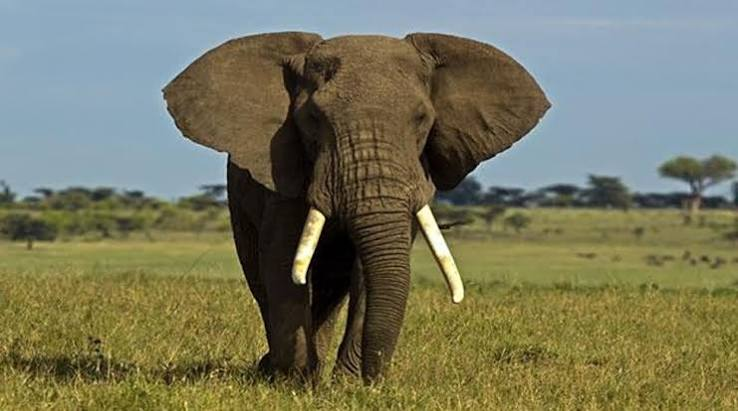
#> input picture img-original-0025/img-original-0025.jpg, 738 x 411 px, found by its file name
$ python codigo-va-0025.py
#> lines starting #> are read from the running program, lines starting #| are printed output that depends on the picture; after the words box and inside, x2 and y2 are one past the last pixel; in counts of white or black regions, pixels touching at a corner belong together
# Emily Barraza NC = 0025

import cv2
from pathlib import Path

# 1. Definir las rutas de trabajo
# Subir un nivel de 'codigo-va-0025.py' a 'EXA-VA-0025'
carpeta_proyecto = Path(__file__).resolve().parent.parent

# La imagen está en la raíz del proyecto y se llama img-original-0025.jpg
ruta_original = carpeta_proyecto / "img-original-0025.jpg"

# La carpeta de resultados dentro de codigopy-0025
carpeta_resultados = Path(__file__).resolve().parent / "resultado-img-0025"

# Crear la carpeta de resultados si no existe
carpeta_resultados.mkdir(parents=True, exist_ok=True)

# 2. Leer la imagen original con imread
img0025 = cv2.imread(str(ruta_original))
#> img0025 is the input picture: shape (411, 738, 3); mean B, G, R 93.8, 119.1, 119.3

# Comprobar que la imagen se haya leído correctamente
if img0025 is None:
    raise FileNotFoundError(
        f"No se pudo leer la imagen: {ruta_original}"
    )

# 3. Rotar la imagen 90 grados en sentido horario
img90_0025 = cv2.rotate(
    img0025, cv2.ROTATE_90_CLOCKWISE
)
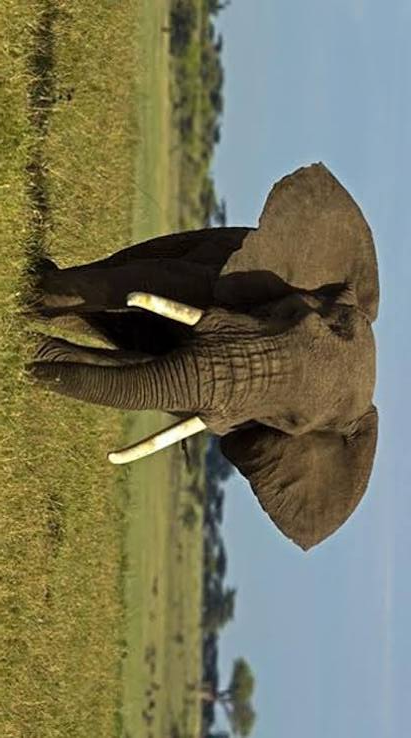
#> img90_0025: shape (738, 411, 3); mean B, G, R 93.8, 119.1, 119.3

# 4. Rotar la imagen 45 grados
alto, ancho = img0025.shape[:2]
#> alto = 411; ancho = 738

centro = (ancho // 2, alto // 2)
#> centro = (369, 205)

matriz_rotacion = cv2.getRotationMatrix2D(
    centro, 45, 1.0
)

img45_0025 = cv2.warpAffine(
    img0025,
    matriz_rotacion,
    (ancho, alto)
)
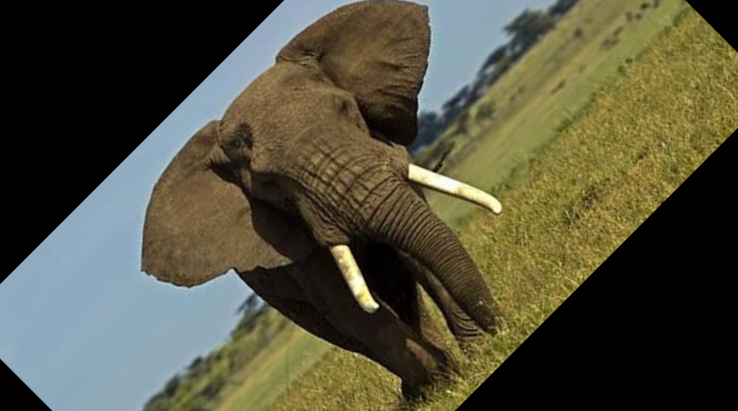
#> img45_0025: shape (411, 738, 3); mean B, G, R 61.7, 81.1, 82.9

# 5. Redimensionar a 600 píxeles de ancho
# y 500 píxeles de alto
img600x500_0025 = cv2.resize(
    img0025, (600, 500)
)
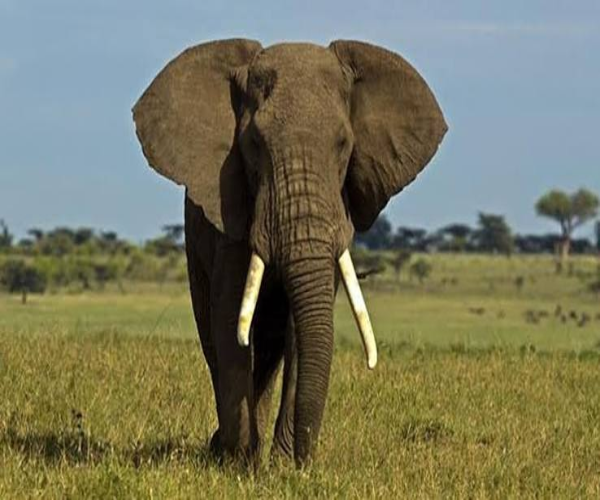
#> img600x500_0025: shape (500, 600, 3); mean B, G, R 93.7, 119, 119.2

# 6. Dibujar un rectángulo rojo de 100 x 200
# píxeles sobre una copia de la imagen original
img_rojo_0025 = img0025.copy()

x1, y1 = 50, 50
x2, y2 = x1 + 100, y1 + 200

cv2.rectangle(
    img_rojo_0025,
    (x1, y1),
    (x2, y2),
    (0, 0, 255),
    3
)
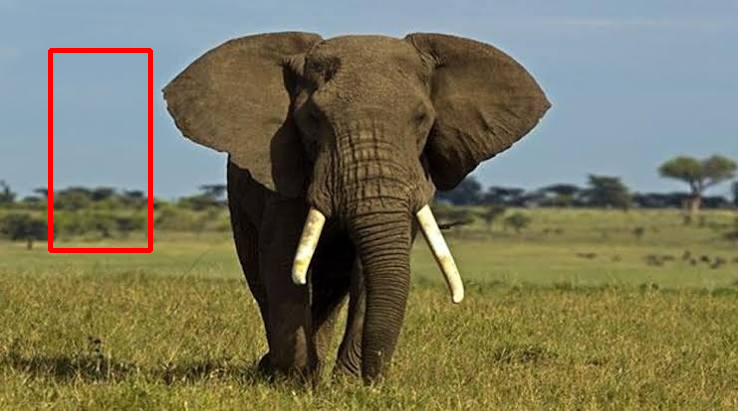
#> img_rojo_0025: shape (411, 738, 3); 0.99% of pixels changed, all inside (x1, y1, x2, y2) = (48, 48, 153, 253)

# 7. Mostrar las cinco imágenes con sus títulos
cv2.imshow("elefante original 0025", img0025)

cv2.imshow("elefante 90 0025", img90_0025)

cv2.imshow("elefante 45 0025", img45_0025)

cv2.imshow(
    "elefante 600x500 0025",
    img600x500_0025
)

cv2.imshow("elefante rojo 0025", img_rojo_0025)

# 8. Guardar las cuatro imágenes procesadas
cv2.imwrite(
    str(carpeta_resultados / "img-elefante1-0025.jpg"),
    img90_0025
)

cv2.imwrite(
    str(carpeta_resultados / "img-elefante2-0025.jpg"),
    img45_0025
)

cv2.imwrite(
    str(carpeta_resultados / "img-elefante3-0025.jpg"),
    img600x500_0025
)

cv2.imwrite(
    str(carpeta_resultados / "img-elefante4-0025.jpg"),
    img_rojo_0025
)

# 9. Esperar una tecla y cerrar las ventanas
print("Imágenes procesadas y guardadas.")
print("Presiona una tecla en las ventanas para finalizar.")

cv2.waitKey(0)
cv2.destroyAllWindows()
print("Emily Barraza NC = 0025")
